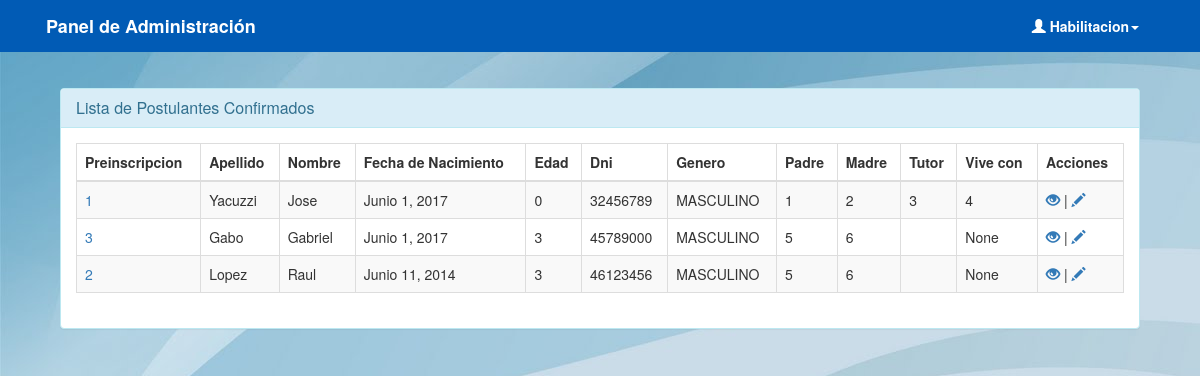
Page /administrador/post-confirmados/ (signed in) on the earlier database version.
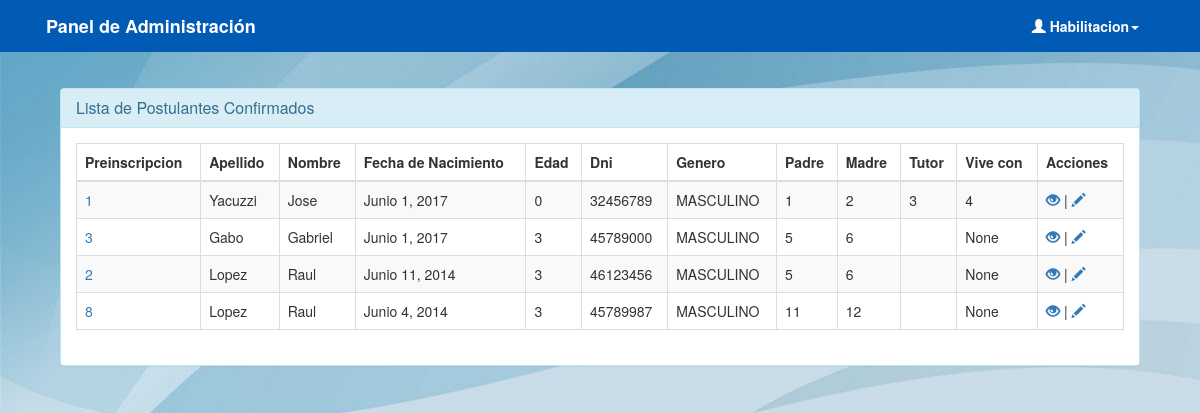
Same page on the later database version.
### preinscripcion/models.py (models this page shows)
class PostulanteConfirmado(models.Model):
    dni                 = models.CharField(max_length=8, unique=True)
    postulante          = models.ForeignKey(Postulante, null=True)

class Postulante(models.Model):
    GENERO = (
        ('FEMENINO', 'Femenino'),
        ('MASCULINO', 'Masculino'),
    )
    apellido 			= models.CharField(max_length=50)
    nombre 				= models.CharField(max_length=50)
    fecha_nacimiento 	= models.DateField()
    edad				= models.PositiveIntegerField()
    dni 				= models.CharField(max_length=8)
    genero				= models.CharField(max_length=15, choices=GENERO, default='MASCULINO')
    domicilio 			= models.CharField(max_length=150)
    vive_con			= models.ForeignKey(Responsable, related_name='vive_con', blank=True, null=True)
    padre				= models.ForeignKey(Responsable, related_name='padre', null=True)
    madre				= models.ForeignKey(Responsable, related_name='madre', null=True)
    tutor				= models.ForeignKey(Responsable, related_name='tutor', null=True)
    hermanos			= models.ManyToManyField('self', blank=True, null=True)
    preinscripcion      = models.ForeignKey(Preinscripcion4Anios, null=True)

class Preinscripcion4Anios(models.Model):
    ESTADOPREINSCRIPCION = (
        ('PREINSCRIPTO', 'Preinscripto'),
        ('CONFIRMADO', 'Confirmado'),
        ('DESCARTADO', 'Descartado'),
        ('AUSENTE', 'Ausente'),
        ('RECHAZADO', 'Rechazado'),
        ('ALUMNO', 'Alumno'),
    )
    fecha               = models.DateField(auto_now_add=True)
    hora                = models.TimeField(auto_now_add=True)
    nro_de_preinscripto = models.CharField(max_length=10, unique=True, default=id_generator)
    nro_de_sorteo       = models.PositiveIntegerField(default=0)
    estado              = models.CharField(max_length=20, choices=ESTADOPREINSCRIPCION, default='PREINSCRIPTO')
    motivo              = models.TextField(default='No contesta')
    confirmado          = models.BooleanField(default=False)
    cicloLectivo        = models.ForeignKey(CicloLectivo, null=True)

class Responsable(models.Model):
    apellido 			= models.CharField(max_length=50)
    nombre 				= models.CharField(max_length=50)
    dni 				= models.CharField(max_length=8)
    email 				= models.EmailField()
    domicilio 			= models.CharField(max_length=150)
    nacionalidad		= models.CharField(max_length=150)
    telefonoPersonal	= models.CharField(max_length=30)

### preinscripcion/views.py (the view)
# urls.py: url(r'^administrador/post-confirmados/$', views.admin_postulantes_confirmados, name='admin_postulantes_confirmados'),
@login_required(login_url='/accounts/login/')
def admin_postulantes_confirmados(request):
  pls = PostulanteConfirmado.objects.all()
  return render(request, 'admin/postulantes-confirmados.html',{
          'pls': pls
          }
          )

### preinscripcion/templatetags/auth_extras.py (called while the page is built)
@register.filter(name='has_group')
def has_group(user, group_name):
    group = Group.objects.get(name=group_name)
    return True if group in user.groups.all() else False

### preinscripcion/templates/admin/postulantes-confirmados.html
{% extends "admin.html" %}
{% block content %}
<div class="panel panel-info">
    <div class="panel-heading">
        <h3 class="panel-title">Lista de Postulantes Confirmados</h3>
    </div>
<div class="panel-body">
    <div style="max-height: 570px; overflow-y: scroll;">
    <table class="table table-bordered table-striped" id="tabla">
        <thead>
            <tr>
                <th>Preinscripcion</th>
                <th>Apellido</th>
                <th>Nombre</th>
                <th>Fecha de Nacimiento</th>
                <th>Edad</th>
                <th>Dni</th>
                <th>Genero</th>
                <th>Padre</th>
                <th>Madre</th>
                <th>Tutor</th>
                <th>Vive con</th>
                <th>Acciones</th>
            </tr>
        </thead>
        <tbody>
        {% for pl in pls %}
            <tr>
                <td><a href="">{{ pl.postulante.preinscripcion.id }}</a></td>
                <td>{{ pl.postulante.apellido }}</td>
                <td>{{ pl.postulante.nombre }}</td>
                <td>{{ pl.postulante.fecha_nacimiento }}</td>
                <td>{{ pl.postulante.edad }}</td>
                <td>{{ pl.postulante.dni }}</td>
                <td>{{ pl.postulante.genero }}</td>
                <td>{{ pl.postulante.padre.id }}</td>
                <td>{{ pl.postulante.madre.id }}</td>
                <td>{{ pl.postulante.tutor.id }}</td>
                <td>{{ pl.postulante.vive_con_id }}</td>
                <td>
                <a href="">
                    <span class="glyphicon glyphicon-eye-open" aria-hidden="true"></span>
                </a>
                |
                <a href="">
                    <span class="glyphicon glyphicon-pencil" aria-hidden="true"></span>
                </a>
                </td>
            </tr>
        {% endfor %}
        </tbody>
    </table>
    </div>
</div>
</div>
{% endblock %}

Differences in the rows shown:
added PostulanteConfirmado: postulante.preinscripcion.id "8", postulante.apellido "Lopez", postulante.nombre "Raul", postulante.fecha_nacimiento "Junio 4, 2014", postulante.edad "3", postulante.dni "45789987", postulante.genero "MASCULINO", postulante.padre.id "11", postulante.madre.id "12", postulante.vive_con_id "None"
